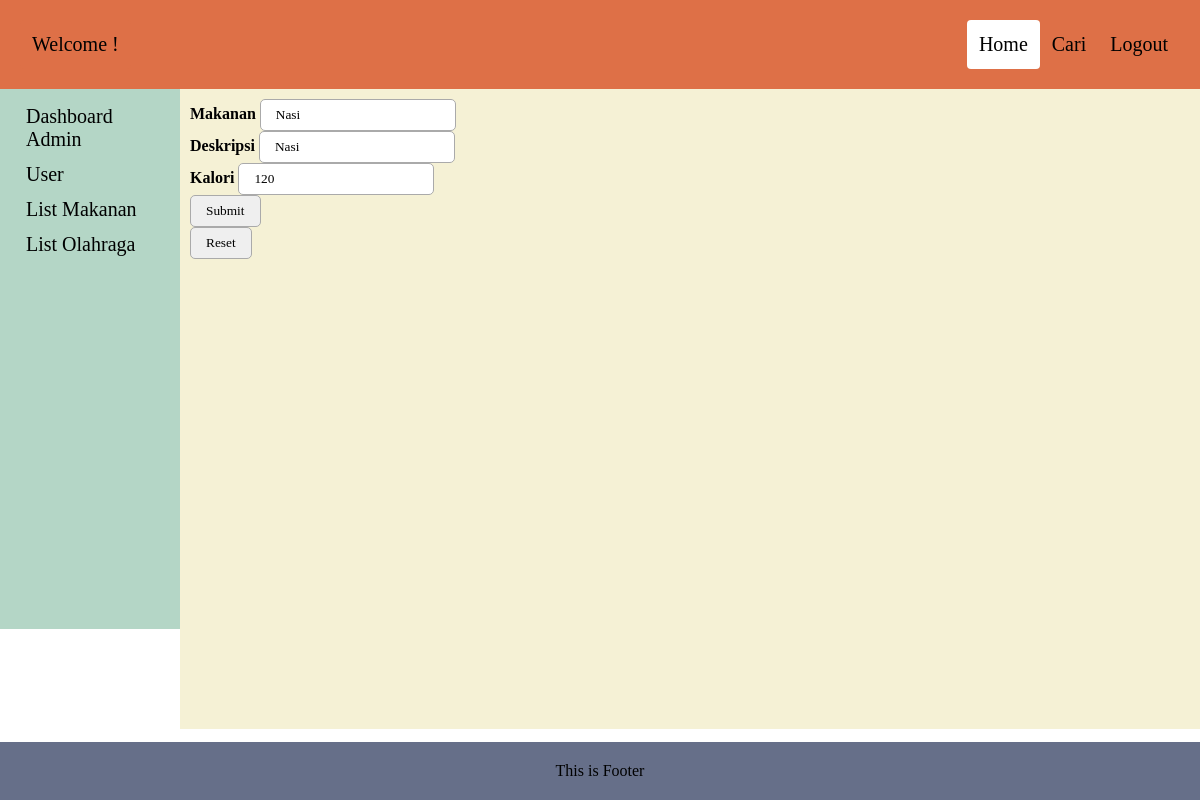
/admin/pages/edit-makanan.php?makanan=Nasi, run on the app's committed database.
### tables this page shows
CREATE TABLE `makanan` (
  `id` int(11) NOT NULL,
  `makanan` varchar(255) NOT NULL,
  `deskripsi` varchar(255) NOT NULL,
  `kalori` int(11) NOT NULL
);

### admin/pages/edit-makanan.php (the view, shortened to what this page needs)
<?php
	include("../func/db.php");
	$makanan = $_GET['makanan'];
	$query = mysqli_query($connect,"SELECT * FROM makanan WHERE makanan = '$makanan'");
	$result = mysqli_fetch_array($query);
?>
<html>
  <head>
    <link rel="stylesheet" type="text/css" href="../css/allin.css" />
  </head>
  <body>
    <div class="header">
      <a href="#default" class="header">Welcome !</a>
      <div class="header-right">
        <a class="active" href="home">Home</a>
        <a class="#cari">Cari</a>
        <a class="#logout" href="../func/logout.php">Logout</a>
      </div>
    </div>
    <div class="row">
      <div class="column side">
        <a href="dashboard.php">Dashboard Admin</a>
        <a href="user.php">User</a>
          <a href="tambah-makanan.php">List Makanan</a>
          <a href="list-olahraga.php">List Olahraga</a>
      </div>
      <div class="column middle">
        <form method="post" action="../func/edit-makanan.php">
          <b>Makanan</b> <input type="text" name="makanan" required value="<?php echo $result['makanan']; ?>" /><br />
          <b>Deskripsi</b> <input type="text" name="deskripsi" required value="<?php echo $result['deskripsi']; ?>"/><br />
          <b>Kalori</b> <input type="number" name="kalori" required value="<?php echo $result['kalori']; ?>" /><br />
          <input type="submit" name="submit" value="Submit"><br />
          <input type="reset" name="reset" value="Reset">
        </form>
      </div>
    </div>
    <div class="footer">
      <p>
        This is Footer
      </p>
    </div>
  </body>
</html>

### admin/css/allin.css (style rules this page uses)
* { margin: 0px; padding: 0px; font-family: Ubuntu; box-sizing: border-box; }
.header { overflow: hidden; background-color: #DE7047; padding: 20px; margin: 0px; }
.header a { float: left; color: black; text-align: center; padding: 12px; text-decoration: none; font-size: 20px; line-height: 25px; border-radius: 4px; }
.header a.active { background-color: #FFFFFF; color: black; }
.header-right { float: right; }
* { box-sizing: border-box; }
.column { float: left; width: 50%; padding: 10px; height: 300px; }
form input { display: inline-block; overflow: hidden; padding: 7px 15px; border-radius: 5px; border: 1px solid #aaa; }
.footer { position: fixed; padding: 20px; left: 0; bottom: 0; width: 100%; background-color: #666F89; color: black; text-align: center; }
.column { float: left; padding: 10px; }
.column.side { width: 15%; background-color: #B4D6C6; height: 540px; }
.column.middle { width: 85%; height: 80%; background-color: #F5F1D5; }
.column.side a { padding: 6px 8px 6px 16px; text-decoration: none; font-size: 20px; color: black; display: block; }
.row:after { content: ""; display: table; clear: both; }

### data on the page
makanan: makanan "Nasi", deskripsi "Nasi", kalori "120"
